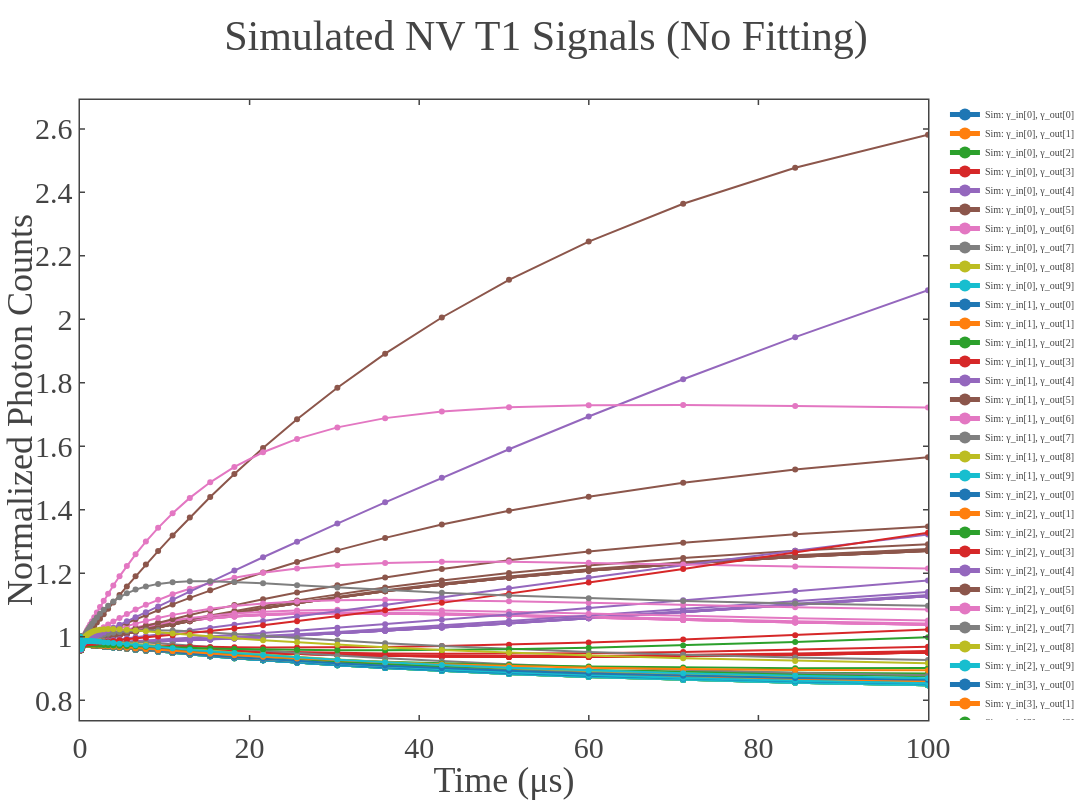

Notebook code for this chart:
### Code cell
# Load simulation data
sim_data = np.load(f'data/5uW_15us_readout_0.5us_gamma_d_in_0_dark_halfPop.npz')

# Squeeze removes all dimensions of size 1
sim_t_squeezed = np.squeeze(sim_data['t_array']) * 1e3 
sim_sig_squeezed = np.squeeze(sim_data['signal_array'])

# Pad dimensions to ensure we always have exactly 3D arrays: (d_in, d_out, steps)
# This dynamically handles if both are scalars, one is a scalar, or both are arrays
while sim_sig_squeezed.ndim < 3:
    sim_t_squeezed = np.expand_dims(sim_t_squeezed, axis=0)
    sim_sig_squeezed = np.expand_dims(sim_sig_squeezed, axis=0)

fig_sim = go.Figure()

# Plot all simulated curves
for i in range(sim_sig_squeezed.shape[0]):
    for j in range(sim_sig_squeezed.shape[1]):
        sim_time = sim_t_squeezed[i, j, :]
        sim_signal = sim_sig_squeezed[i, j, :]
        
        # Normalize signal to the first data point
        sim_signal_normalized = sim_signal / sim_signal[0] if sim_signal[0] != 0 else sim_signal
        
        fig_sim.add_scatter(
            x=sim_time / 1000, 
            y=sim_signal_normalized, 
            mode='lines+markers', 
            name=f'Sim: γ_in[{i}], γ_out[{j}]',
            line=dict(width=2)
        )

fig_sim.update_layout(
    template=fig_template, 
    height=800, width=1600, 
    xaxis=dict(title="Time (μs)", range=[0, 100]), 
    yaxis=dict(title="Normalized Photon Counts"),
    title="Simulated NV T1 Signals (No Fitting)",
    legend=dict(itemsizing='constant', font=dict(size=10), bgcolor='rgba(255,255,255,0.8)')
)
fig_sim.show()
